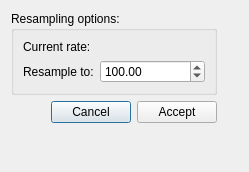
<?xml version="1.0" encoding="UTF-8"?>
<ui version="4.0">
 <class>resamplingDialog</class>
 <widget class="QDialog" name="resamplingDialog">
  <property name="geometry">
   <rect>
    <x>0</x>
    <y>0</y>
    <width>249</width>
    <height>172</height>
   </rect>
  </property>
  <property name="windowTitle">
   <string>Resampling</string>
  </property>
  <layout class="QFormLayout" name="formLayout">
   <item row="0" column="0">
    <layout class="QVBoxLayout" name="verticalLayout">
     <item>
      <layout class="QGridLayout" name="gridLayout">
       <item row="0" column="0">
        <widget class="QGroupBox" name="groupBoxResample">
         <property name="title">
          <string>Resampling options:</string>
         </property>
         <layout class="QFormLayout" name="formLayout_2">
          <item row="2" column="0">
           <widget class="QLabel" name="labelNewRateHeading">
            <property name="text">
             <string>Resample to:</string>
            </property>
           </widget>
          </item>
          <item row="2" column="1">
           <widget class="QDoubleSpinBox" name="doubleSpinBoxNewRate">
            <property name="maximum">
             <double>10000.000000000000000</double>
            </property>
            <property name="value">
             <double>100.000000000000000</double>
            </property>
           </widget>
          </item>
          <item row="1" column="0">
           <widget class="QLabel" name="labelCurrentRateHeading">
            <property name="text">
             <string>Current rate:</string>
            </property>
           </widget>
          </item>
          <item row="1" column="1">
           <widget class="QLabel" name="labelCurrentRateValue">
            <property name="text">
             <string/>
            </property>
           </widget>
          </item>
         </layout>
        </widget>
       </item>
      </layout>
     </item>
     <item>
      <layout class="QHBoxLayout" name="horizontalLayout">
       <item>
        <spacer name="horizontalSpacer">
         <property name="orientation">
          <enum>Qt::Horizontal</enum>
         </property>
         <property name="sizeHint" stdset="0">
          <size>
           <width>40</width>
           <height>20</height>
          </size>
         </property>
        </spacer>
       </item>
       <item>
        <widget class="QPushButton" name="pushButtonCancel">
         <property name="text">
          <string>Cancel</string>
         </property>
        </widget>
       </item>
       <item>
        <widget class="QPushButton" name="pushButtonAccept">
         <property name="text">
          <string>Accept</string>
         </property>
        </widget>
       </item>
      </layout>
     </item>
    </layout>
   </item>
  </layout>
 </widget>
 <resources/>
 <connections>
  <connection>
   <sender>pushButtonCancel</sender>
   <signal>clicked()</signal>
   <receiver>resamplingDialog</receiver>
   <slot>reject()</slot>
   <hints>
    <hint type="sourcelabel">
     <x>293</x>
     <y>155</y>
    </hint>
    <hint type="destinationlabel">
     <x>18</x>
     <y>131</y>
    </hint>
   </hints>
  </connection>
  <connection>
   <sender>pushButtonAccept</sender>
   <signal>clicked()</signal>
   <receiver>resamplingDialog</receiver>
   <slot>accept()</slot>
   <hints>
    <hint type="sourcelabel">
     <x>384</x>
     <y>155</y>
    </hint>
    <hint type="destinationlabel">
     <x>47</x>
     <y>149</y>
    </hint>
   </hints>
  </connection>
 </connections>
</ui>
